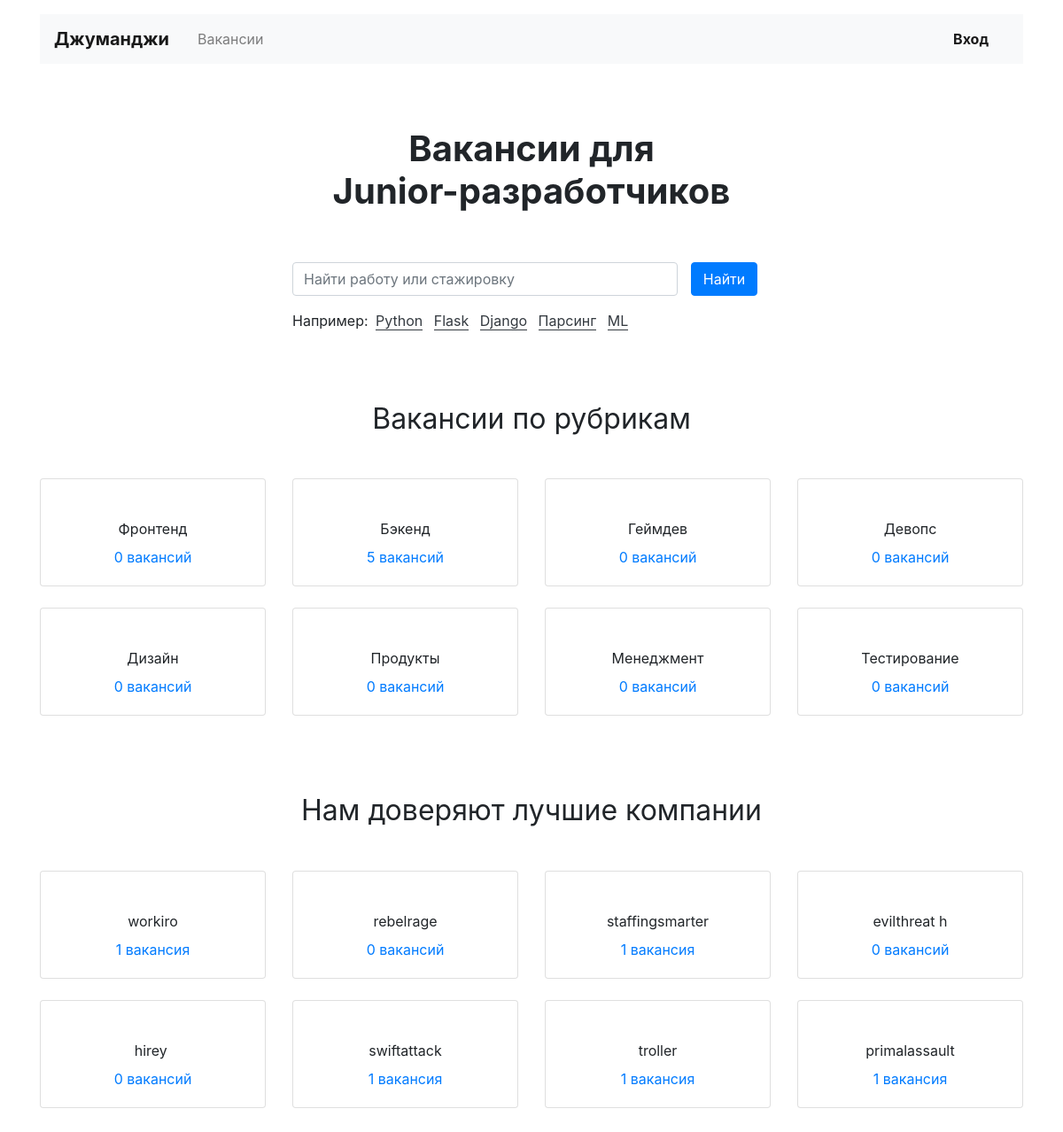
The page / on the database its author committed.
### vacancy/models.py (models this page shows, shortened)
class Specialty(models.Model):
    code = models.CharField(max_length=16)
    title = models.CharField(max_length=32)
    picture = models.URLField(default='https://place-hold.it/100x60')
    class Meta:
        verbose_name = 'Specialty'
        verbose_name_plural = 'Specialties'

class Company(models.Model):
    name = models.CharField(max_length=64)
    location = models.CharField(max_length=32)
    logo = models.URLField(default='https://place-hold.it/100x60')
    description = models.TextField()
    employee_count = models.IntegerField()
    class Meta:
        verbose_name = 'Company'
        verbose_name_plural = 'Companies'

### vacancy/views.py (the view)
# urls.py: path('', MainView.as_view(), name='main_view'),
class MainView(TemplateView):
    template_name = "vacancy/index.html"
    def get_context_data(self, **kwargs):
        context = super(MainView, self).get_context_data(**kwargs)
        context['specialties'] = Specialty.objects.annotate(vacancies_count=Count('vacancies'))
        context['companies'] = Company.objects.annotate(companies_count=Count('vacancies'))
        return context

### vacancy/templatetags/ru_pluralize.py (called while the page is built)
@register.filter()
def ru_pluralize(number, arg: str = 'ночь,ночи,ночей'):
    nominative_singular, genitive_singular, genitive_plural = arg.split(',')
    number = abs(number)
    if number % 10 in [0, 5, 6, 7, 8, 9] or 11 <= number % 100 <= 19:
        return f'{number} {genitive_plural}'
    elif number % 10 == 1:
        return f'{number} {nominative_singular}'
    else:
        return f'{number} {genitive_singular}'

### templates/vacancy/index.html (shortened to what this page needs)
{% extends 'vacancy/base.html' %}
{% load ru_pluralize %}
{% block container %}
  <main class="container mt-3">
    <section>
      <h1 class="h1 text-center mx-auto mt-4 py-5"><strong>Вакансии для <br>Junior-разработчиков</strong></h1>
      <div class="row">
        <div class="col-12 col-md-8 col-lg-6 offset-lg-3 offset-md-2">
          <form class="form-inline mb-3" enctype="multipart/form-data">
            <div class="form-group col-8 col-md-10 pl-0">
              <input class="form-control w-100" type="search" placeholder="Найти работу или стажировку" aria-label="Найти работу или стажировку">
            </div>
            <div class="form-group col-4 col-md-2 pl-0">
              <button class="btn btn-primary w-100" type="submit">Найти</button>
            </div>
          </form>
          <p>Например:
            <a href="#" class="text-dark border-bottom border-dark m-1 text-decoration-none">Python</a>
            <a href="#" class="text-dark border-bottom border-dark m-1 text-decoration-none">Flask</a>
            <a href="#" class="text-dark border-bottom border-dark m-1 text-decoration-none">Django</a>
            <a href="#" class="text-dark border-bottom border-dark m-1 text-decoration-none">Парсинг</a>
            <a href="#" class="text-dark border-bottom border-dark m-1 text-decoration-none">ML</a>
          </p>
        </div>
      </div>
    </section>
    <section class="mt-5 pt-3">
      <h2 class="h2 font-weight-normal text-center mb-5">Вакансии по рубрикам</h2>
      <div class="row mb-0">
      {% for specialty in specialties %}
        <div class="col-6 col-md-6 col-lg-3">
          <div class="card pt-4 text-center mb-4">
            <div class="card-body">
              <p class="card-text mb-2">{{ specialty.title }}</p>
              <p class="card-text"><a href="{% url 'cat_view' specialty.code %}">{{ specialty.vacancies_count|ru_pluralize:'вакансия, вакансии, вакансий' }}</a></p>
            </div>
          </div>
        </div>
      {% endfor %}
      </div>
    </section>
    <section class="my-5 pt-3">
      <h2 class="h2 font-weight-normal text-center mb-5">Нам доверяют лучшие компании</h2>
      <div class="row mb-0">
        {% for company in companies %}
        <div class="col-6 col-md-6 col-lg-3">
          <div class="card pt-4 text-center mb-4">
            <div class="card-body">
              <p class="card-text mb-2">{{ company.name }}</p>
              <p class="card-text"><a href="{% url 'companies_view' company.id %}">{{ company.companies_count|ru_pluralize:'вакансия, вакансии, вакансий' }}</a></p>
            </div>
          </div>
        </div>
        {% endfor %}
      </div>
    </section>
  </main>
{% endblock %}

### templates/vacancy/base.html (shortened to what this page needs)
<!DOCTYPE html>
<html lang="ru">
<head>
  <link rel="stylesheet" href="https://stackpath.bootstrapcdn.com/bootstrap/4.3.1/css/bootstrap.min.css">
</head>
<body>
  <header class="container mt-3">
    <nav class="navbar navbar-expand-lg navbar-light bg-light">
      <a class="navbar-brand mr-4 font-weight-bold" href="{% url 'main_view' %}">Джуманджи</a>
      <div class="collapse navbar-collapse justify-content-between" id="navbarNav">
        <ul class="navbar-nav col-10">
          <li class="nav-item">
            <a class="nav-link" href="{% url 'vacancies_view' %}">Вакансии</a>
          </li>
        </ul>
        <ul class="navbar-nav col-2 justify-content-end">
          <li class="nav-item active">
            <a href="#" class="nav-link font-weight-bold">Вход</a>
          </li>
        </ul>
      </div>
    </nav>
  </header>
    {% block container %} {% endblock %}
</body>
</html>

### rows shown on the page
Specialty: title "Фронтенд", vacancies_count|ru_pluralize "0 вакансий"
Specialty: title "Бэкенд", vacancies_count|ru_pluralize "5 вакансий"
Specialty: title "Геймдев", vacancies_count|ru_pluralize "0 вакансий"
Specialty: title "Девопс", vacancies_count|ru_pluralize "0 вакансий"
Specialty: title "Дизайн", vacancies_count|ru_pluralize "0 вакансий"
Specialty: title "Продукты", vacancies_count|ru_pluralize "0 вакансий"
Specialty: title "Менеджмент", vacancies_count|ru_pluralize "0 вакансий"
Specialty: title "Тестирование", vacancies_count|ru_pluralize "0 вакансий"
Company: name "workiro", companies_count|ru_pluralize "1 вакансия"
Company: name "rebelrage", companies_count|ru_pluralize "0 вакансий"
Company: name "staffingsmarter", companies_count|ru_pluralize "1 вакансия"
Company: name "evilthreat h", companies_count|ru_pluralize "0 вакансий"
Company: name "hirey", companies_count|ru_pluralize "0 вакансий"
Company: name "swiftattack", companies_count|ru_pluralize "1 вакансия"
Company: name "troller", companies_count|ru_pluralize "1 вакансия"
Company: name "primalassault", companies_count|ru_pluralize "1 вакансия"
